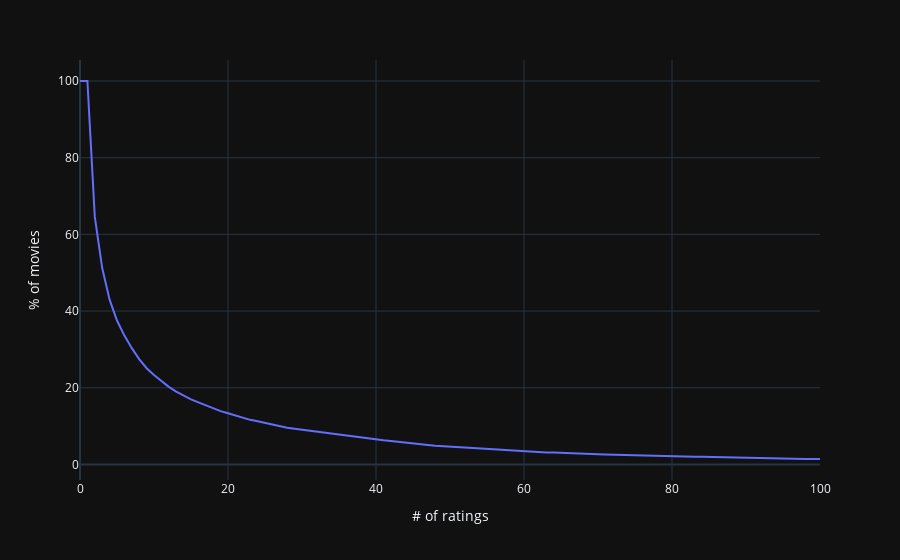

The notebook cell saved with this chart:
### Code cell
fig = px.line(
    n_rat_vs_movratio,
    x='n_ratings',
    y='mov_ratio',
    template='plotly_dark',
    labels={
        'n_ratings': '# of ratings',
        'mov_ratio': '% of movies'
    }
    )
#fig.write_json("../code_streamlit/img/plot.json")
fig.show()

### Figure 1 — Plotly figure (JSON) as saved in the notebook; plotly's stock layout.template omitted (floating-point values rounded to 4 significant figures)
{"data": [{"hovertemplate": "# of ratings=%{x}<br>% of movies=%{y}<extra></extra>", "legendgroup": "", "line": {"color": "#636efa", "dash": "solid"}, "marker": {"symbol": "circle"}, "mode": "lines", "name": "", "orientation": "v", "showlegend": false, "type": "scatter", "x": [0, 1, 2, 3, 4, 5, 6, 7, 8, 9, 10, 11, 12, 13, 14, 15, 16, 17, 18, 19, 20, 21, 22, 23, 24, 25, 26, 27, 28, 29, 30, 31, 32, 33, 34, 35, 36, 37, 38, 39, 40, 41, 42, 43, 44, 45, 46, 47, 48, 49, 50, 51, 52, 53, 54, 55, 56, 57, 58, 59, 60, 61, 62, 63, 64, 65, 66, 67, 68, 69, 70, 71, 72, 73, 74, 75, 76, 77, 78, 79, 80, 81, 82, 83, 84, 85, 86, 87, 88, 89, 90, 91, 92, 93, 94, 95, 96, 97, 98, 99, 100], "xaxis": "x", "y": [100, 100, 64.56, 51.21, 42.99, 37.54, 33.61, 30.33, 27.47, 25.1, 23.33, 21.81, 20.23, 19.01, 17.94, 16.97, 16.17, 15.41, 14.59, 13.89, 13.34, 12.7, 12.12, 11.63, 11.26, 10.8, 10.41, 10.04, 9.595, 9.327, 9.07, 8.844, 8.546, 8.289, 8.001, 7.703, 7.476, 7.25, 7.075, 6.87, 6.561, 6.335, 6.139, 5.893, 5.646, 5.471, 5.214, 5.049, 4.864, 4.731, 4.628, 4.484, 4.412, 4.299, 4.144, 4.031, 3.939, 3.836, 3.733, 3.579, 3.445, 3.373, 3.26, 3.147, 3.106, 3.003, 2.91, 2.869, 2.787, 2.715, 2.664, 2.592, 2.53, 2.489, 2.468, 2.427, 2.365, 2.293, 2.221, 2.201, 2.16, 2.118, 2.057, 2.026, 1.995, 1.944, 1.913, 1.872, 1.831, 1.779, 1.759, 1.738, 1.676, 1.604, 1.573, 1.543, 1.543, 1.501, 1.45, 1.44, 1.419], "yaxis": "y"}], "layout": {"legend": {"tracegroupgap": 0}, "margin": {"t": 60}, "xaxis": {"anchor": "y", "domain": [0, 1], "title": {"text": "# of ratings"}}, "yaxis": {"anchor": "x", "domain": [0, 1], "title": {"text": "% of movies"}}}}
